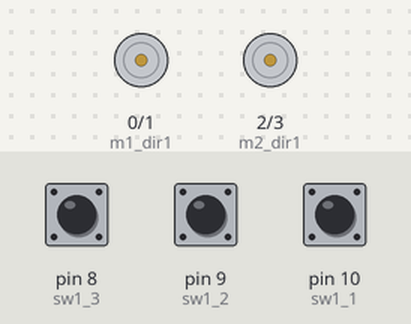
A program run on a simulated MicroPython board. Shown: motor-driver pin pairs drawn as motors (green arrow = first pin HIGH = forward, orange = second pin HIGH = backward, longer = more drive, scaled by the enable pin). Inputs (shaded band) come from the test bench; at power-on: pin 8 (sw1_3) LOW, pin 9 (sw1_2) LOW, pin 10 (sw1_1) LOW.

Above: at 1.2 s.
1.3 s: pin 8 (sw1_3) pulled HIGH for 0.15 s
At 1.4 s:
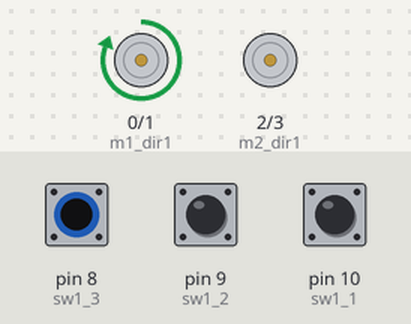
3.0 s: pin 9 (sw1_2) pulled HIGH for 0.15 s
At 3.1 s:
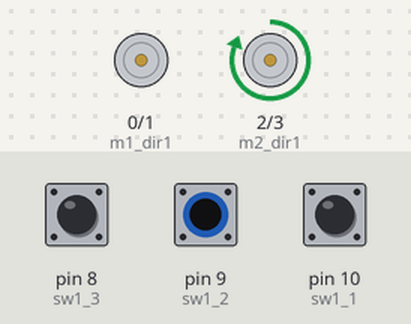
4.7 s: pin 10 (sw1_1) pulled HIGH for 0.15 s
At 4.81 s:
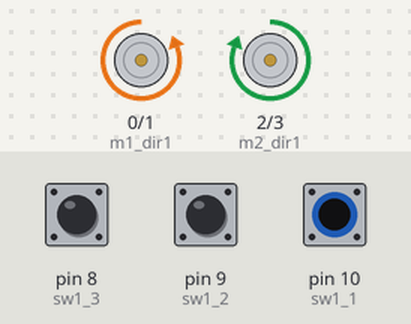
6.4 s: pin 10 (sw1_1) pulled HIGH for 3.2 s
At 10.3 s:
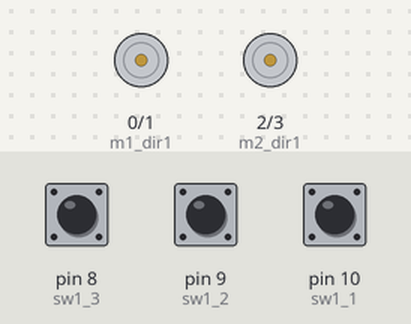
11.1 s: pin 8 (sw1_3) pulled HIGH for 3.2 s
At 11.5 s:
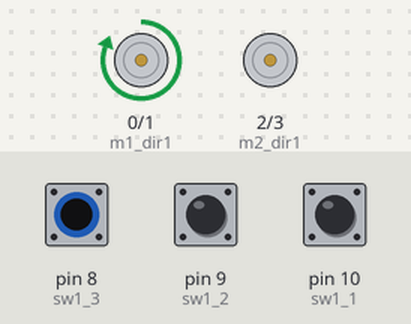
15.8 s: pin 8 (sw1_3) driven HIGH and pin 9 (sw1_2) driven HIGH
At 16.6 s:
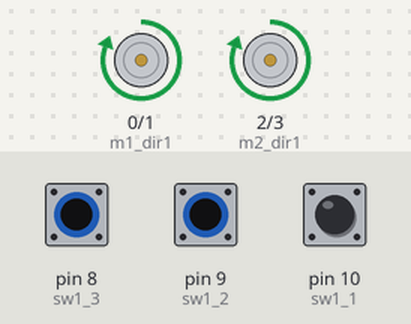
Timing chart, 0 to 18.3 s (numbered marks = the images above; inputs shaded):
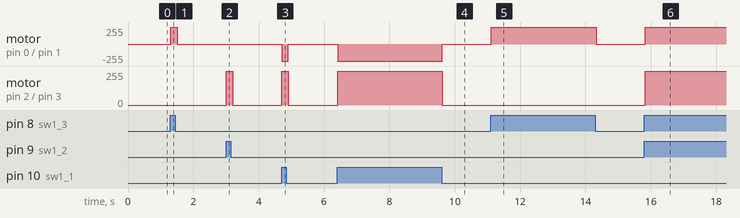

Measured:
- after the input at 1.3 s, motor on pin 0 (m1_dir1) / pin 1 (m1_dir2): stopped → forward 255/255 at once, → stopped 0.20 s later
- after the input at 3.0 s, motor on pin 2 (m2_dir1) / pin 3 (m2_dir2): stopped → forward 255/255 at once, → stopped 0.20 s later
- after the input at 4.7 s, motor on pin 0 (m1_dir1) / pin 1 (m1_dir2): stopped → backward 255/255 at once, → stopped 0.20 s later; motor on pin 2 (m2_dir1) / pin 3 (m2_dir2): stopped → forward 255/255 at once, → stopped 0.20 s later
- after the input at 6.4 s, motor on pin 0 (m1_dir1) / pin 1 (m1_dir2): stopped → backward 255/255 at once, → stopped 3.2 s later; motor on pin 2 (m2_dir1) / pin 3 (m2_dir2): stopped → forward 255/255 at once, → stopped 3.2 s later
- after the input at 11.1 s, motor on pin 0 (m1_dir1) / pin 1 (m1_dir2): stopped → forward 255/255 at once, → stopped 3.2 s later
- after the input at 15.8 s, motor on pin 0 (m1_dir1) / pin 1 (m1_dir2), motor on pin 2 (m2_dir1) / pin 3 (m2_dir2): stopped → forward 255/255 at once

The program:

ej1.py
```python
from machine import Pin
import time

# Configuración de Entradas (Interruptores)
sw1_1 = Pin(10, Pin.IN, Pin.PULL_DOWN)
sw1_2 = Pin(9, Pin.IN, Pin.PULL_DOWN)
sw1_3 = Pin(8, Pin.IN, Pin.PULL_DOWN)

# Configuración Motor 1
m1_dir1 = Pin(0, Pin.OUT)
m1_dir2 = Pin(1, Pin.OUT)
m1_en = Pin(20, Pin.OUT)
m1_en.value(1) # Habilitar Motor 1

# Configuración Motor 2
m2_dir1 = Pin(2, Pin.OUT)
m2_dir2 = Pin(3, Pin.OUT)
m2_en = Pin(19, Pin.OUT)
m2_en.value(1) # Habilitar Motor 2

def control_motor(motor, estado):
    """Controla el giro: 'PARO', 'HORARIO', 'ANTIHORARIO'"""
    if motor == 1:
        d1, d2 = m1_dir1, m1_dir2
    else:
        d1, d2 = m2_dir1, m2_dir2

    if estado == 'PARO':
        d1.value(0); d2.value(0)
    elif estado == 'HORARIO':
        d1.value(1); d2.value(0)
    elif estado == 'ANTIHORARIO':
        d1.value(0); d2.value(1)

while True:
    # Leer el estado de los interruptores (formato binario: ej. 101)
    estado = (sw1_1.value() << 2) | (sw1_2.value() << 1) | sw1_3.value()

    if estado == 0b000: # 0
        control_motor(1, 'PARO'); control_motor(2, 'PARO')
    elif estado == 0b001: # 1
        control_motor(1, 'HORARIO'); control_motor(2, 'PARO')
    elif estado == 0b010: # 2
        control_motor(1, 'PARO'); control_motor(2, 'HORARIO')
    elif estado == 0b011: # 3
        control_motor(1, 'HORARIO'); control_motor(2, 'HORARIO')
    elif estado == 0b100: # 4
        control_motor(1, 'ANTIHORARIO'); control_motor(2, 'HORARIO')
    elif estado == 0b101: # 5
        control_motor(1, 'HORARIO'); control_motor(2, 'ANTIHORARIO')
    elif estado == 0b110: # 6
        control_motor(1, 'ANTIHORARIO'); control_motor(2, 'ANTIHORARIO')
    elif estado == 0b111: # 7
        control_motor(1, 'PARO'); control_motor(2, 'PARO')

    time.sleep(0.1)
```
